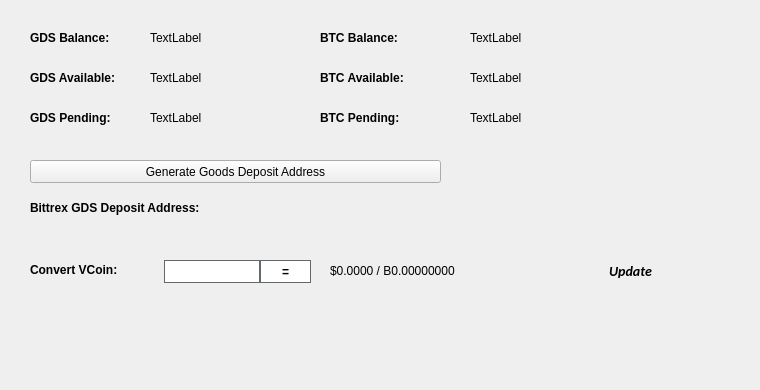
   <widget class="QWidget" name="BalanceTab">
    <attribute name="title">
     <string>Balance</string>
    </attribute>
    <widget class="QLabel" name="BitcoinBalanceLabel">
     <property name="geometry">
      <rect>
       <x>470</x>
       <y>30</y>
       <width>150</width>
       <height>16</height>
      </rect>
     </property>
     <property name="text">
      <string>TextLabel</string>
     </property>
    </widget>
    <widget class="QLabel" name="GDSBalanceLabel">
     <property name="geometry">
      <rect>
       <x>150</x>
       <y>30</y>
       <width>150</width>
       <height>16</height>
      </rect>
     </property>
     <property name="text">
      <string>TextLabel</string>
     </property>
    </widget>
    <widget class="QLabel" name="label_11">
     <property name="geometry">
      <rect>
       <x>30</x>
       <y>30</y>
       <width>101</width>
       <height>16</height>
      </rect>
     </property>
     <property name="font">
      <font>
       <weight>75</weight>
       <bold>true</bold>
      </font>
     </property>
     <property name="text">
      <string>GDS Balance:</string>
     </property>
    </widget>
    <widget class="QLabel" name="label_12">
     <property name="geometry">
      <rect>
       <x>320</x>
       <y>30</y>
       <width>101</width>
       <height>16</height>
      </rect>
     </property>
     <property name="font">
      <font>
       <weight>75</weight>
       <bold>true</bold>
      </font>
     </property>
     <property name="text">
      <string>BTC Balance:</string>
     </property>
    </widget>
    <widget class="QLabel" name="GDSAvailableLabel_2">
     <property name="geometry">
      <rect>
       <x>150</x>
       <y>70</y>
       <width>150</width>
       <height>16</height>
      </rect>
     </property>
     <property name="text">
      <string>TextLabel</string>
     </property>
    </widget>
    <widget class="QLabel" name="label_13">
     <property name="geometry">
      <rect>
       <x>30</x>
       <y>70</y>
       <width>111</width>
       <height>16</height>
      </rect>
     </property>
     <property name="font">
      <font>
       <weight>75</weight>
       <bold>true</bold>
      </font>
     </property>
     <property name="text">
      <string>GDS Available:</string>
     </property>
    </widget>
    <widget class="QLabel" name="label_14">
     <property name="geometry">
      <rect>
       <x>30</x>
       <y>110</y>
       <width>101</width>
       <height>16</height>
      </rect>
     </property>
     <property name="font">
      <font>
       <weight>75</weight>
       <bold>true</bold>
      </font>
     </property>
     <property name="text">
      <string>GDS Pending:</string>
     </property>
    </widget>
    <widget class="QLabel" name="GDSPendingLabel">
     <property name="geometry">
      <rect>
       <x>150</x>
       <y>110</y>
       <width>150</width>
       <height>16</height>
      </rect>
     </property>
     <property name="text">
      <string>TextLabel</string>
     </property>
    </widget>
    <widget class="QLabel" name="label_15">
     <property name="geometry">
      <rect>
       <x>320</x>
       <y>70</y>
       <width>111</width>
       <height>16</height>
      </rect>
     </property>
     <property name="font">
      <font>
       <weight>75</weight>
       <bold>true</bold>
      </font>
     </property>
     <property name="text">
      <string>BTC Available:</string>
     </property>
    </widget>
    <widget class="QLabel" name="BitcoinAvailableLabel">
     <property name="geometry">
      <rect>
       <x>470</x>
       <y>70</y>
       <width>150</width>
       <height>16</height>
      </rect>
     </property>
     <property name="text">
      <string>TextLabel</string>
     </property>
    </widget>
    <widget class="QLabel" name="label_31">
     <property name="geometry">
      <rect>
       <x>320</x>
       <y>110</y>
       <width>111</width>
       <height>16</height>
      </rect>
     </property>
     <property name="font">
      <font>
       <weight>75</weight>
       <bold>true</bold>
      </font>
     </property>
     <property name="text">
      <string>BTC Pending:</string>
     </property>
    </widget>
    <widget class="QLabel" name="BitcoinPendingLabel">
     <property name="geometry">
      <rect>
       <x>470</x>
       <y>110</y>
       <width>150</width>
       <height>16</height>
      </rect>
     </property>
     <property name="text">
      <string>TextLabel</string>
     </property>
    </widget>
    <widget class="QLabel" name="label_33">
     <property name="geometry">
      <rect>
       <x>30</x>
       <y>200</y>
       <width>221</width>
       <height>16</height>
      </rect>
     </property>
     <property name="font">
      <font>
       <weight>75</weight>
       <bold>true</bold>
      </font>
     </property>
     <property name="text">
      <string>Bittrex GDS Deposit Address:</string>
     </property>
    </widget>
    <widget class="QPushButton" name="GenDepositBTN">
     <property name="geometry">
      <rect>
       <x>30</x>
       <y>160</y>
       <width>411</width>
       <height>23</height>
      </rect>
     </property>
     <property name="text">
      <string>Generate Goods Deposit Address</string>
     </property>
     <property name="icon">
      <iconset resource="../goods.qrc">
       <normaloff>:/icons/bitcoin</normaloff>:/icons/bitcoin</iconset>
     </property>
    </widget>
    <widget class="QLabel" name="DepositAddressLabel">
     <property name="geometry">
      <rect>
       <x>200</x>
       <y>200</y>
       <width>261</width>
       <height>16</height>
      </rect>
     </property>
     <property name="palette">
      <palette>
       <active>
        <colorrole role="WindowText">
         <brush brushstyle="SolidPattern">
          <color alpha="255">
           <red>0</red>
           <green>0</green>
           <blue>0</blue>
          </color>
         </brush>
        </colorrole>
        <colorrole role="Text">
         <brush brushstyle="SolidPattern">
          <color alpha="255">
           <red>0</red>
           <green>0</green>
           <blue>255</blue>
          </color>
         </brush>
        </colorrole>
       </active>
       <inactive>
        <colorrole role="WindowText">
         <brush brushstyle="SolidPattern">
          <color alpha="255">
           <red>0</red>
           <green>0</green>
           <blue>0</blue>
          </color>
         </brush>
        </colorrole>
        <colorrole role="Text">
         <brush brushstyle="SolidPattern">
          <color alpha="255">
           <red>0</red>
           <green>0</green>
           <blue>255</blue>
          </color>
         </brush>
        </colorrole>
       </inactive>
       <disabled>
        <colorrole role="WindowText">
         <brush brushstyle="SolidPattern">
          <color alpha="255">
           <red>120</red>
           <green>120</green>
           <blue>120</blue>
          </color>
         </brush>
        </colorrole>
        <colorrole role="Text">
         <brush brushstyle="SolidPattern">
          <color alpha="255">
           <red>120</red>
           <green>120</green>
           <blue>120</blue>
          </color>
         </brush>
        </colorrole>
       </disabled>
      </palette>
     </property>
     <property name="font">
      <font>
       <weight>75</weight>
       <bold>true</bold>
      </font>
     </property>
     <property name="text">
      <string/>
     </property>
     <property name="alignment">
      <set>Qt::AlignRight|Qt::AlignTrailing|Qt::AlignVCenter</set>
     </property>
     <property name="textInteractionFlags">
      <set>Qt::LinksAccessibleByMouse|Qt::TextSelectableByKeyboard|Qt::TextSelectableByMouse</set>
     </property>
    </widget>
    <widget class="QLabel" name="label_8">
     <property name="geometry">
      <rect>
       <x>460</x>
       <y>300</y>
       <width>281</width>
       <height>81</height>
      </rect>
     </property>
     <property name="text">
      <string/>
     </property>
     <property name="pixmap">
      <pixmap>:/images/bittrex</pixmap>
     </property>
    </widget>
    <widget class="QWidget" name="widgetConversion" native="true">
     <property name="geometry">
      <rect>
       <x>0</x>
       <y>250</y>
       <width>751</width>
       <height>43</height>
      </rect>
     </property>
     <property name="minimumSize">
      <size>
       <width>0</width>
       <height>43</height>
      </size>
     </property>
     <property name="styleSheet">
      <string notr="true"/>
     </property>
     <widget class="QPushButton" name="btnUpdateMarketData">
      <property name="geometry">
       <rect>
        <x>575</x>
        <y>0</y>
        <width>111</width>
        <height>41</height>
       </rect>
      </property>
      <property name="sizePolicy">
       <sizepolicy hsizetype="Expanding" vsizetype="Expanding">
        <horstretch>0</horstretch>
        <verstretch>0</verstretch>
       </sizepolicy>
      </property>
      <property name="font">
       <font>
        <family>calibri</family>
        <pointsize>-1</pointsize>
        <weight>75</weight>
        <italic>true</italic>
        <bold>true</bold>
       </font>
      </property>
      <property name="styleSheet">
       <string notr="true">margin:0px;text-align:center;padding:2px;border-radius:3px;font-style:italic;width:100px;font-size:14px;font-family:calibri;font-weight:600;</string>
      </property>
      <property name="text">
       <string>Update</string>
      </property>
      <property name="iconSize">
       <size>
        <width>150</width>
        <height>35</height>
       </size>
      </property>
      <property name="autoDefault">
       <bool>true</bool>
      </property>
      <property name="default">
       <bool>true</bool>
      </property>
     </widget>
     <widget class="QLabel" name="lblConvertVCoin">
      <property name="geometry">
       <rect>
        <x>30</x>
        <y>10</y>
        <width>131</width>
        <height>20</height>
       </rect>
      </property>
      <property name="styleSheet">
       <string notr="true"/>
      </property>
      <property name="text">
       <string>&lt;html&gt;&lt;head/&gt;&lt;body&gt;&lt;p&gt;&lt;span style=&quot; font-weight:600;&quot;&gt;Convert VCoin:&lt;/span&gt;&lt;/p&gt;&lt;/body&gt;&lt;/html&gt;</string>
      </property>
     </widget>
     <widget class="QLineEdit" name="txtConvertVCoinQty">
      <property name="geometry">
       <rect>
        <x>160</x>
        <y>10</y>
        <width>100</width>
        <height>23</height>
       </rect>
      </property>
      <property name="minimumSize">
       <size>
        <width>100</width>
        <height>23</height>
       </size>
      </property>
      <property name="maximumSize">
       <size>
        <width>100</width>
        <height>16777215</height>
       </size>
      </property>
      <property name="styleSheet">
       <string notr="true">border: 1px solid #61696c;margin-left:4px;</string>
      </property>
     </widget>
     <widget class="QPushButton" name="btnConvertGoods">
      <property name="geometry">
       <rect>
        <x>260</x>
        <y>10</y>
        <width>51</width>
        <height>23</height>
       </rect>
      </property>
      <property name="minimumSize">
       <size>
        <width>0</width>
        <height>23</height>
       </size>
      </property>
      <property name="styleSheet">
       <string notr="true">border:1px solid #61696c;background:white;font-weight:600;</string>
      </property>
      <property name="text">
       <string>=</string>
      </property>
     </widget>
     <widget class="QLabel" name="lblConvertVCoinResults">
      <property name="geometry">
       <rect>
        <x>330</x>
        <y>0</y>
        <width>201</width>
        <height>41</height>
       </rect>
      </property>
      <property name="styleSheet">
       <string notr="true"/>
      </property>
      <property name="text">
       <string>$0.0000 / B0.00000000</string>
      </property>
     </widget>
     <widget class="QLabel" name="iconOverviewUpdateWait">
      <property name="geometry">
       <rect>
        <x>670</x>
        <y>10</y>
        <width>24</width>
        <height>24</height>
       </rect>
      </property>
      <property name="text">
       <string/>
      </property>
      <property name="pixmap">
       <pixmap resource="../goods.qrc">:/icons/transaction_1</pixmap>
      </property>
      <property name="scaledContents">
       <bool>true</bool>
      </property>
      <property name="alignment">
       <set>Qt::AlignCenter</set>
      </property>
     </widget>
    </widget>
   </widget>
